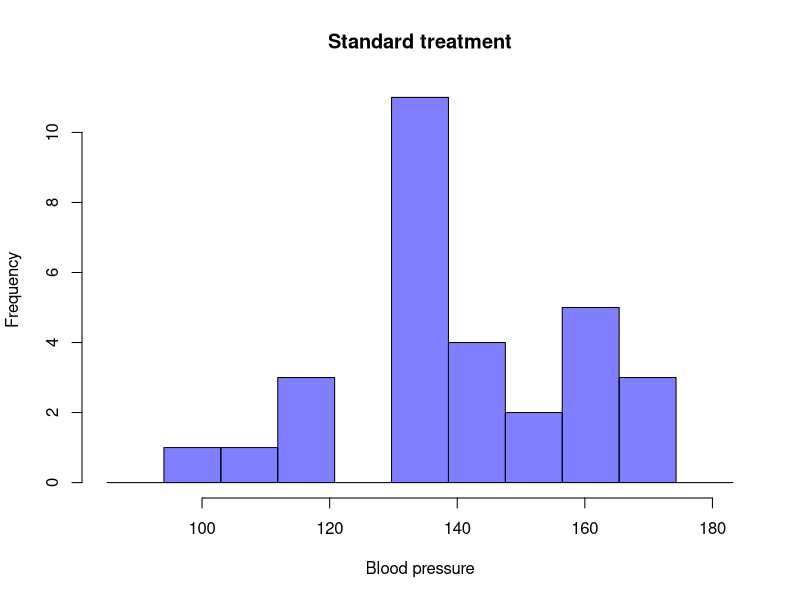
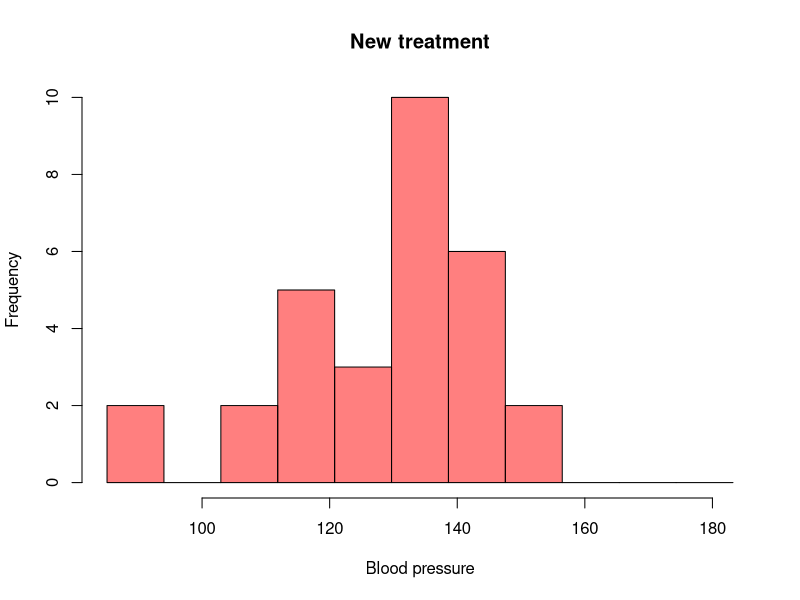
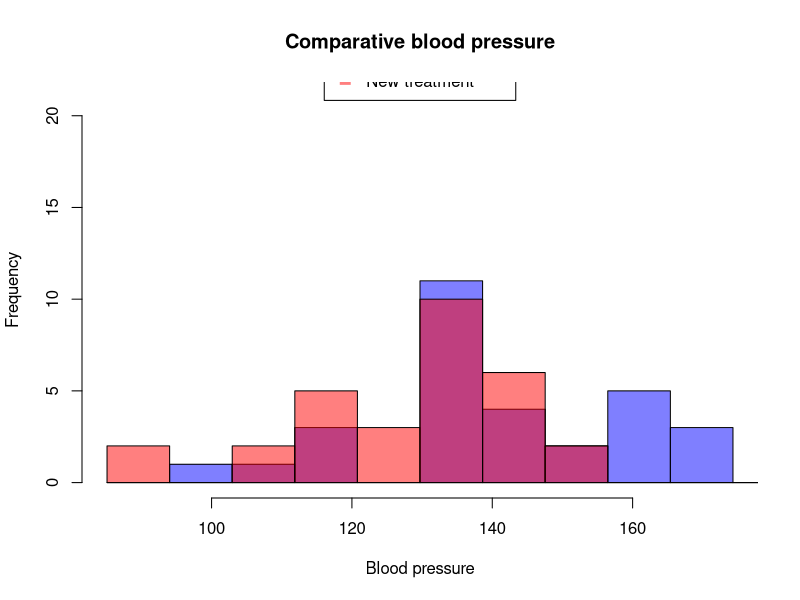
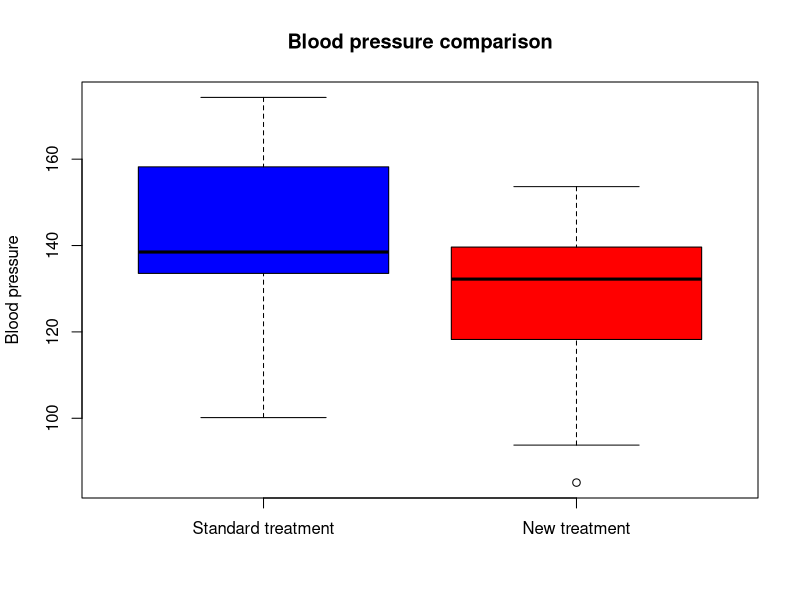
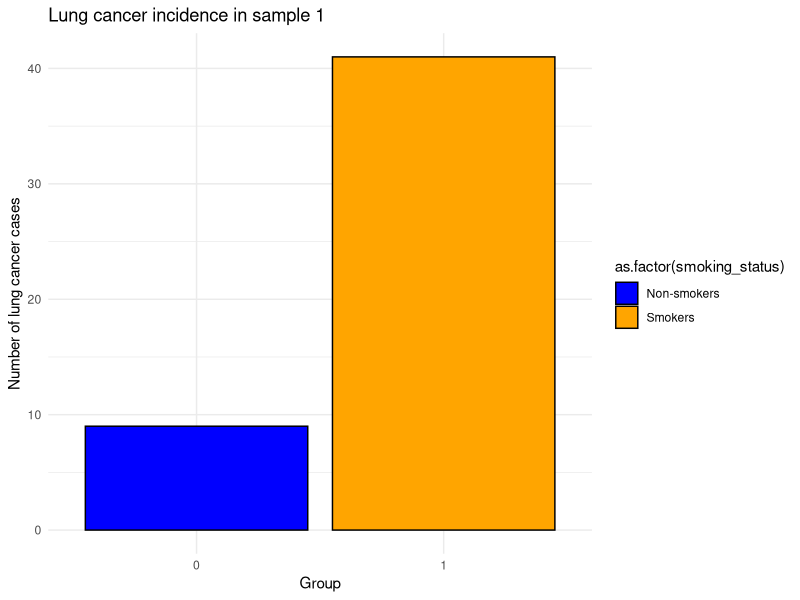
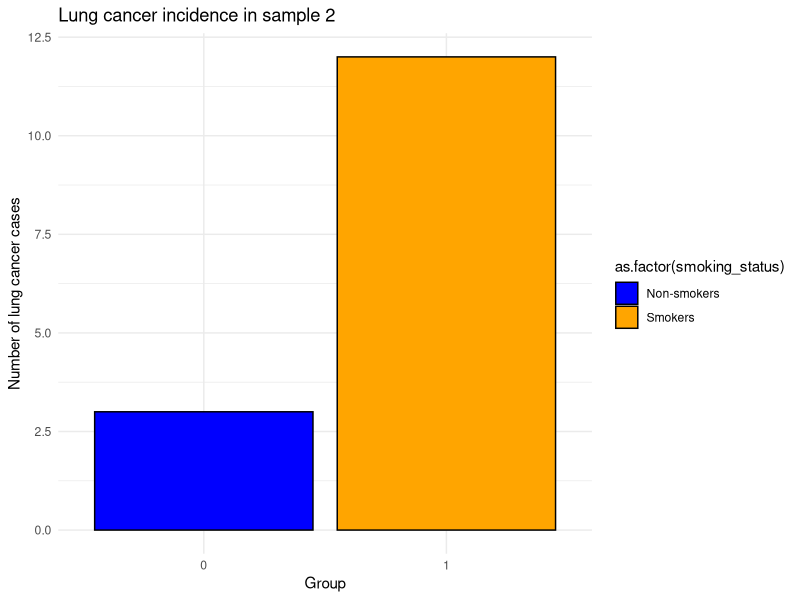
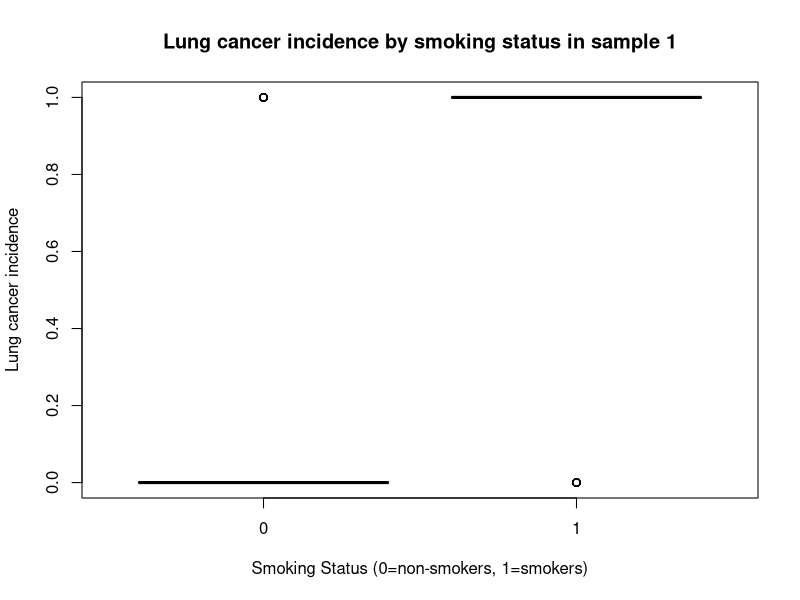
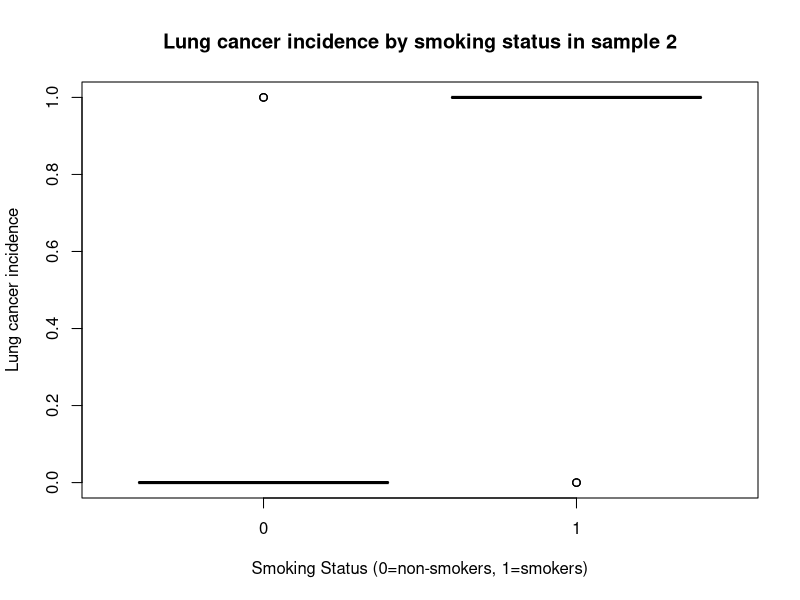

Write the R code that produced these figures, in order.
## ---- chunk 1
knitr::opts_chunk$set(echo = TRUE)
## ---- chunk 2
library(ggplot2)
library(tidyverse)
library(dplyr)
library(car)

## ---- chunk 3
# Set the level of significance
alpha <- 0.05

# Print the level of significance
print(paste("The level of significance α (alpha) is set to:", alpha))
## ---- chunk 4
# Setting the seed for reproducibility
set.seed(42)

# Generating blood pressure data for the standard treatment
bp_standard <- rnorm(30, mean = 140, sd = 15)

# Generating blood pressure data for the new treatment
bp_new <- rnorm(30, mean = 130, sd = 15)

##########################################
# Visualizing the data
##########################################
# Overlaid histograms for comparison
# Calculate bin width and breaks
common_range <- range(c(bp_standard, bp_new))
num_bins <- 10
bin_width <- (common_range[2] - common_range[1]) / num_bins
breaks <- seq(from = common_range[1], to = common_range[2] + bin_width, by = bin_width)

# Histogram for the standard treatment
hist(bp_standard, breaks = breaks, col = rgb(0, 0, 1, 0.5), main = "Standard treatment", xlab = "Blood pressure", ylab = "Frequency")

# Histogram for the new treatment
hist(bp_new, breaks = breaks, col = rgb(1, 0, 0, 0.5), main = "New treatment", xlab = "Blood pressure", ylab = "Frequency")

# Overlaid histograms for comparison
hist(bp_standard, breaks = breaks, col = rgb(0, 0, 1, 0.5), xlim = common_range, main = "Comparative blood pressure", xlab = "Blood pressure", ylim = c(0, max(table(cut(c(bp_standard, bp_new), breaks)))))
hist(bp_new, breaks = breaks, col = rgb(1, 0, 0, 0.5), add = TRUE)

# Adjusting the legend position to avoid overlapping
legend("top", inset = c(-0.9, -0.1), legend = c("Standard treatment", "New treatment"), fill = c(rgb(0, 0, 1, 0.5), rgb(1, 0, 0, 0.5)), border = "white")

##########################################

# Boxplot to compare the blood pressure between treatments
boxplot(bp_standard, bp_new, names = c("Standard treatment", "New treatment"), main = "Blood pressure comparison", ylab = "Blood pressure", col = c("blue", "red"))

## ---- chunk 5

#Shapiro-Wilk test for normality on blood pressure data from the standard treatment
shapiro_standard <- shapiro.test(bp_standard)
print(shapiro_standard)

# Shapiro-Wilk test for normality on blood pressure data from the new treatment
shapiro_new <- shapiro.test(bp_new)
print(shapiro_new)
## ---- chunk 6
# Performing a paired t-test
t_test_result <- t.test(bp_new, bp_standard, paired = TRUE, alternative = "less")

print(t_test_result)

## ---- chunk 7

# Define sample sizes and probabilities
sample_size1 <- 100
sample_size2 <- 30
p_smoker <- 0.8
p_nonsmoker <- 0.2

# Generate smoking status (1 for smokers, 0 for non-smokers)
smoking_status1 <- rep(c(1, 0), each = sample_size1 / 2)
smoking_status2 <- rep(c(1, 0), each = sample_size2 / 2)

# Generate lung cancer incidences based on smoking status
lung_cancer1 <- ifelse(smoking_status1 == 1, rbinom(length(smoking_status1[smoking_status1 == 1]), 1, p_smoker), 
                                rbinom(length(smoking_status1[smoking_status1 == 0]), 1, p_nonsmoker))
lung_cancer2 <- ifelse(smoking_status2 == 1, rbinom(length(smoking_status2[smoking_status2 == 1]), 1, p_smoker), 
                                rbinom(length(smoking_status2[smoking_status2 == 0]), 1, p_nonsmoker))

# Combine the data into data frames
data1 <- data.frame(smoking_status = smoking_status1, lung_cancer = lung_cancer1)
data2 <- data.frame(smoking_status = smoking_status2, lung_cancer = lung_cancer2)

# Aggregate the number of lung cancer cases for smokers and non-smokers in both samples
aggregate_data1 <- aggregate(lung_cancer ~ smoking_status, data1, sum)
aggregate_data2 <- aggregate(lung_cancer ~ smoking_status, data2, sum)



# Print out the data for verification
print(head(aggregate_data1))
print(head(aggregate_data2))


# Bar plot for sample 1
ggplot(aggregate_data1, aes(x = as.factor(smoking_status), y = lung_cancer, fill = as.factor(smoking_status))) +
  geom_bar(stat = "identity", color = "black") +
  scale_fill_manual(values = c("blue", "orange"), labels = c("Non-smokers", "Smokers")) +
  labs(title = "Lung cancer incidence in sample 1", x = "Group", y = "Number of lung cancer cases") +
  theme_minimal()


# Bar plot for sample 2
ggplot(aggregate_data2, aes(x = as.factor(smoking_status), y = lung_cancer, fill = as.factor(smoking_status))) +
  geom_bar(stat = "identity", color = "black") +
  scale_fill_manual(values = c("blue", "orange"), labels = c("Non-smokers", "Smokers")) +
  labs(title = "Lung cancer incidence in sample 2", x = "Group", y = "Number of lung cancer cases") +
  theme_minimal()
## ---- chunk 8
# Boxplots
boxplot(data1$lung_cancer ~ data1$smoking_status, 
        main = "Lung cancer incidence by smoking status in sample 1", 
        xlab = "Smoking Status (0=non-smokers, 1=smokers)", 
        ylab = "Lung cancer incidence",
        col = c("blue", "red"))

boxplot(data2$lung_cancer ~ data2$smoking_status, 
        main = "Lung cancer incidence by smoking status in sample 2", 
        xlab = "Smoking Status (0=non-smokers, 1=smokers)", 
        ylab = "Lung cancer incidence",
        col = c("blue", "red"))

# Histograms
hist(data1$lung_cancer[data1$smoking_status == 0], 
     main = "Lung cancer incidence among non-smokers in sample 1", 
     xlab = "Lung Cancer Incidence", 
     col = "blue")

hist(data1$lung_cancer[data1$smoking_status == 1], 
     main = "Lung cancer incidence among smokers in sample 1", 
     xlab = "Lung cancer incidence", 
     col = "red")

# Combined histograms for Sample 1
hist(data1$lung_cancer[data1$smoking_status == 0], 
     col = rgb(0, 0, 1, 0.5), 
     xlim = c(0, max(c(data1$lung_cancer, data2$lung_cancer))), 
     main = "Lung cancer incidence in sample 1", 
     xlab = "Lung cancer incidence", 
     ylim = c(0, max(c(table(data1$lung_cancer), table(data2$lung_cancer)))))
hist(data1$lung_cancer[data1$smoking_status == 1], 
     col = rgb(1, 0, 0, 0.5), 
     add = TRUE)

legend("topright", 
       legend = c("Non-smokers", "Smokers"), 
       fill = c(rgb(0, 0, 1, 0.5), rgb(1, 0, 0, 0.5)))
## ---- chunk 9
# Create contingency tables for Fisher's exact test for both samples
# Sample 1
smokers_cancer1 <- aggregate_data1$lung_cancer[aggregate_data1$smoking_status == 1]
non_smokers_cancer1 <- aggregate_data1$lung_cancer[aggregate_data1$smoking_status == 0]
total_smokers1 <- sample_size1 / 2
total_non_smokers1 <- sample_size1 / 2

# The contingency table for sample 1
contingency_table1 <- matrix(c(smokers_cancer1, total_smokers1 - smokers_cancer1,
                               non_smokers_cancer1, total_non_smokers1 - non_smokers_cancer1),
                             nrow = 2,
                             byrow = TRUE,
                             dimnames = list(c("Smokers", "Non-smokers"), c("Cancer", "No cancer")))

# Sample 2
smokers_cancer2 <- aggregate_data2$lung_cancer[aggregate_data2$smoking_status == 1]
non_smokers_cancer2 <- aggregate_data2$lung_cancer[aggregate_data2$smoking_status == 0]
total_smokers2 <- sample_size2 / 2
total_non_smokers2 <- sample_size2 / 2

# The contingency table for sample 2
contingency_table2 <- matrix(c(smokers_cancer2, total_smokers2 - smokers_cancer2,
                               non_smokers_cancer2, total_non_smokers2 - non_smokers_cancer2),
                             nrow = 2,
                             byrow = TRUE,
                             dimnames = list(c("Smokers", "Non-smokers"), c("Cancer", "No cancer")))

# Perform Fisher's exact test for both samples
fisher_test1 <- fisher.test(contingency_table1)
fisher_test2 <- fisher.test(contingency_table2)

# Print the results
cat("Fisher's exact test for sample 1:\n")
print(fisher_test1)
cat("\nFisher's exact test for sample 2:\n")
print(fisher_test2)
## ---- chunk 10
# Set seed for reproducibility
set.seed(42)

# Generate normally distributed data for two groups

# NewMethod - Patients treated with the new method
NewMethod <- pmin(pmax(round(rnorm(30, mean = 5, sd = 2)), 0), 10)
#
# Dietary - Patients treated with dietary therapy
Dietary <- pmin(pmax(round(rnorm(30, mean = 7, sd = 2)), 0), 10)

# Combine data into a data frame for visualization
data <- data.frame(
  Score = c(NewMethod, Dietary),
  Group = factor(c(rep("NewMethod", 30), rep("Dietary", 30)))
)

# View outcome print the data

print(data)

# Visualize the distributions using histograms and boxplotes

# Visualize the distributions using histograms
ggplot(data, aes(x = Score, fill = Group)) +
  geom_histogram(alpha = 0.5, position = "identity", bins = 10, color = "black") +
  facet_wrap(~Group) +
  labs(title = "Histogram of pain scores", x = "Pain score", y = "Count")

# Add boxplot visualization
ggplot(data, aes(x = Group, y = Score, fill = Group)) +
  geom_boxplot() +
  labs(title = "Boxplot of pain scores by treatment group", x = "Treatment group", y = "Pain score") +
  theme_minimal()
## ---- chunk 11
# Set seed for reproducibility
set.seed(123)

# Function to generate and adjust data
generate_adjusted_data <- function(mean, sd, n) {
  data <- rnorm(n, mean, sd)
  data <- round(data)  # Make the data discrete
  data <- ifelse(data < 0, 0, data)  # Floor at 0
  data <- ifelse(data > 10, 10, data)  # Cap at 10
  return(data)
}

# Step 1: Generate and adjust data for two groups
# NewMethod - Patients treated with the new method
NewMethod <- generate_adjusted_data(5, 2, 30)
# Dietary - Patients treated with dietary therapy
Dietary <- generate_adjusted_data(7, 2, 30)

# Combine data into a data frame for visualization
data <- data.frame(
  Score = c(NewMethod, Dietary),
  Group = factor(c(rep("NewMethod", 30), rep("Dietary", 30)))
)

# Visualize the adjusted distributions using histograms and boxplots
ggplot(data, aes(x = Score, fill = Group)) +
  geom_histogram(alpha = 0.5, position = "identity", bins = 11, color = "black") +
  facet_wrap(~Group) +
  labs(title = "Histogram of adjusted pain scores", x = "Pain score", y = "Count")

ggplot(data, aes(x = Group, y = Score, fill = Group)) +
  geom_boxplot() +
  labs(title = "Boxplot of adjusted pain scores by treatment group", x = "Treatment group", y = "Pain score") +
  theme_minimal()
## ---- chunk 12

# Checking the distribution of the data using Shapiro-Wilk test

shapiro_test_NewMethod <- shapiro.test(NewMethod)
shapiro_test_Dietary <- shapiro.test(Dietary)

# Print Shapiro-Wilk test results
print(shapiro_test_NewMethod)
print(shapiro_test_Dietary)

# For QQ plots in R, we can use the qqnorm and qqline functions

# QQ plot for group 1
qqnorm(NewMethod, main = "QQ-plot - new method")
qqline(NewMethod, col = "red")

# QQ plot for group 2
qqnorm(Dietary, main = "QQ-plot - dietary therapy")
qqline(Dietary, col = "blue")
## ---- chunk 13
# Depending on the Shapiro-Wilk test, perform the appropriate test
# If both p-values > 0.05, perform a two-sample t-test; otherwise, use Mann-Whitney U test
if (shapiro_test_NewMethod$p.value > 0.05 && shapiro_test_Dietary$p.value > 0.05) {
  test_result <- t.test(NewMethod, Dietary, var.equal = TRUE, alternative = "less")
} else {
  test_result <- wilcox.test(NewMethod, Dietary, alternative = "less")
}

# Print the test result
print(test_result)
## ---- chunk 14

tumor <- tibble(
  therapy = c(rep("0", 10), rep("A", 10), rep("B", 10)),
  value = c(rep(3213, 10), rep(2687, 10), rep(2423, 10))
) %>%
  mutate(therapy = factor(therapy, levels = c("0", "A", "B")))

# Adding normally distributed noise to the tumor sizes
tumor$value <- tumor$value + rnorm(30, 0, 760)

tumor
## ---- chunk 15

# Boxplot
ggplot(tumor, aes(x=therapy, y=value, fill=therapy)) +
  geom_boxplot() +
  labs(title="Boxplot of tumor sizes by therapy group",
       x="",
       y="Tumor size") +
  theme_minimal() +
  theme(axis.text.x=element_blank(),
        axis.ticks.x=element_blank())

# Histogram
ggplot(tumor, aes(x=value, fill=therapy)) +
  geom_histogram(bins=10, position="dodge") +
  facet_wrap(~ therapy, scales = 'free_y') +
  labs(title="Histogram of tumor sizes by therapy group",
       x="Tumor size",
       y="Count") +
  theme_minimal()

## ---- chunk 16
# Shapiro-Wilk test for normality for each group
shapiro.test(tumor$value[tumor$therapy == "0"])
shapiro.test(tumor$value[tumor$therapy == "A"])
shapiro.test(tumor$value[tumor$therapy == "B"])

# Levene's test for homogeneity of variances

leveneTest(value ~ therapy, data = tumor)
## ---- chunk 17
# Perform one-way ANOVA
anova_result <- aov(value ~ therapy, data = tumor)
summary(anova_result)
## ---- chunk 18
# Perform Tukey's HSD test for pairwise comparisons
tukey_result <- TukeyHSD(anova_result)
print(tukey_result)
